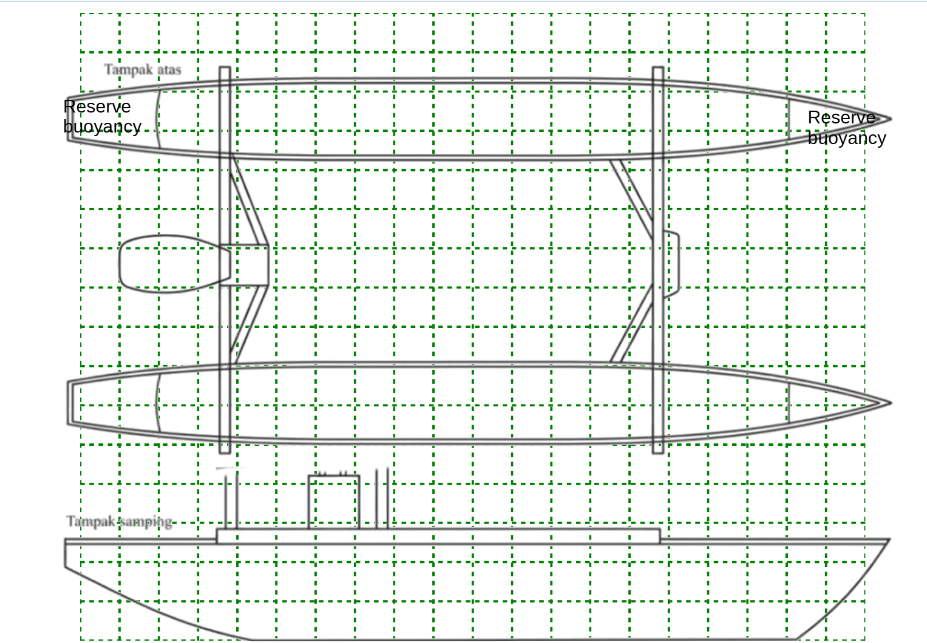
#> input picture perahu_page1.png, 927 x 643 px
$ jupyter execute --allow-errors 'Tugas hitung volume lambung kapal Oline028.ipynb'
#> lines starting #> are read from the running program, lines starting #| are printed output that depends on the picture; after the words box and inside, x2 and y2 are one past the last pixel; in counts of white or black regions, pixels touching at a corner belong together
# Perhitungan Volume Kedua Lambung Kapal

**Mata Kuliah:** Analisis Numerik
**Topik:** Perhitungan Volume
**Nama:** Oline Ola Fadhillah
**NPM:** 25083010028
**Kelas:** A

## 1. Deskripsi Permasalahan

Tugas ini menghitung **volume kedua lambung** kapal katamaran berdasarkan gambar tampak atas dan tampak samping yang diberi grid hijau putus-putus.

Ketentuan dari soal:

- Satu **dash-kosong** (satu garis hijau putus-putus + satu celah kosong) berukuran 5 + 5 cm = 10 cm.
- Lantai kapal dianggap datar (tidak ada keel), sehingga tampak depan lambung seluruhnya berbentuk persegi panjang.
- Volume *reserve buoyancy* tidak dihitung.
- Volume dihitung untuk **kedua** lambung.

Pada langkah pertama ini, gambar kapal dibaca dan ditampilkan terlebih dahulu sebagai dasar untuk seluruh pengukuran berikutnya.

[cell 1]
import matplotlib.pyplot as plt
from PIL import Image

# Membaca gambar kapal (satu folder dengan notebook ini)
gambar = Image.open("perahu_page1.png").convert("RGB")

print("Ukuran gambar (lebar x tinggi):", gambar.size, "piksel")
#| Ukuran gambar (lebar x tinggi): (927, 643) piksel

# Menampilkan gambar kapal
plt.figure(figsize=(14, 8))
plt.imshow(gambar)
plt.title("Gambar Kapal Katamaran: Tampak Atas dan Tampak Samping")
plt.axis("off")
plt.show()

### Interpretasi

Gambar berhasil dibaca dan terdiri dari dua bagian:

- **Tampak atas**: memperlihatkan kedua lambung (lambung atas dan lambung bawah). Bagian ini akan dipakai untuk mengukur *panjang* dan *lebar* lambung. Area *reserve buoyancy* berada di kedua ujung lambung dan tidak ikut dihitung.
- **Tampak samping**: memperlihatkan bentuk lambung dari samping. Bagian ini akan dipakai untuk mengukur *tinggi* lambung.

Seluruh gambar tertutup grid hijau putus-putus yang akan menjadi acuan skala pada langkah berikutnya.

## 2. Menentukan Skala Gambar

Soal hanya memberi tahu bahwa **satu dash-kosong = 5 + 5 cm = 10 cm**. Satu dash-kosong adalah satu garis hijau pendek ditambah satu celah kosong setelahnya, **bukan** jarak antar-garis grid. Karena itu, skala gambar harus dicari dari panjang satu dash-kosong dalam piksel:

$$
\text{skala (piksel/meter)} = \frac{\text{panjang 1 dash-kosong (piksel)}}{0{,}1\ \text{m}}
$$

Langkah yang dilakukan:
1. Mendeteksi piksel berwarna hijau (garis grid).
2. Menentukan posisi garis grid horizontal dan vertikal.
3. Mengukur panjang satu dash-kosong (dash + celah) dalam piksel.
4. Menghitung skala piksel per meter dan ukuran satu kotak grid.
5. Memvalidasi hasil deteksi dengan menampilkan garis grid beserta koordinat x dan y.

[cell 2]
import numpy as np

# Ukuran satu dash-kosong menurut soal: 5 cm garis + 5 cm celah
dash_kosong_cm = 5 + 5
meter_per_dash = dash_kosong_cm / 100

print(f"1 dash-kosong = {dash_kosong_cm} cm = {meter_per_dash} m")

# Mendeteksi piksel hijau (garis grid): nilai G jauh lebih besar dari R dan B
data = np.array(gambar).astype(int)
R, G, B = data[:, :, 0], data[:, :, 1], data[:, :, 2]
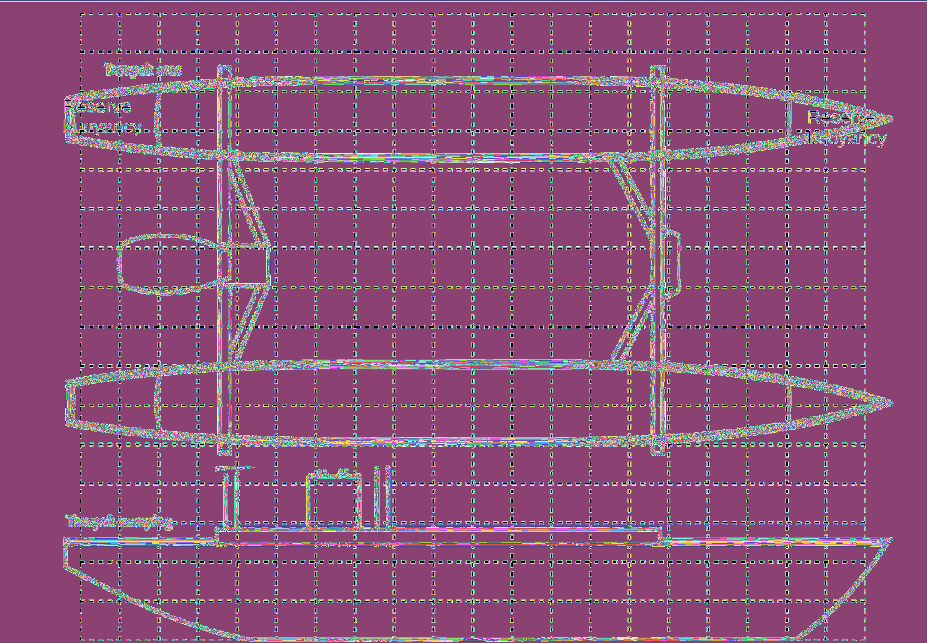
#> R: shape (643, 927) int64; 256 distinct labels, from 0 to 255; one colour per label, 0 black
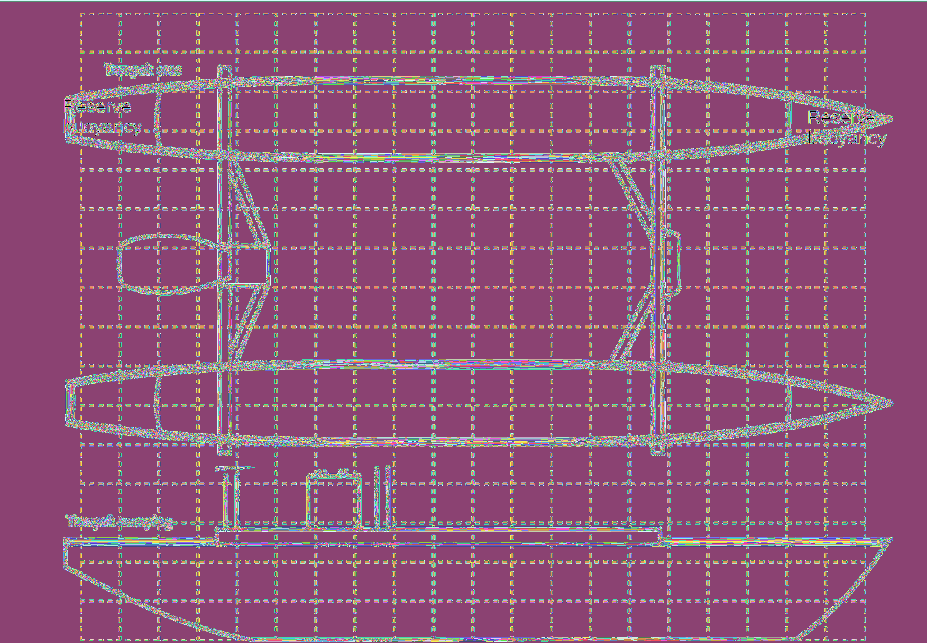
#> G: shape (643, 927) int64; 256 distinct labels, from 0 to 255; one colour per label, 0 black
#> B: shape (643, 927) int64; 256 distinct labels, from 0 to 255
mask_hijau = (G - np.maximum(R, B)) > 40
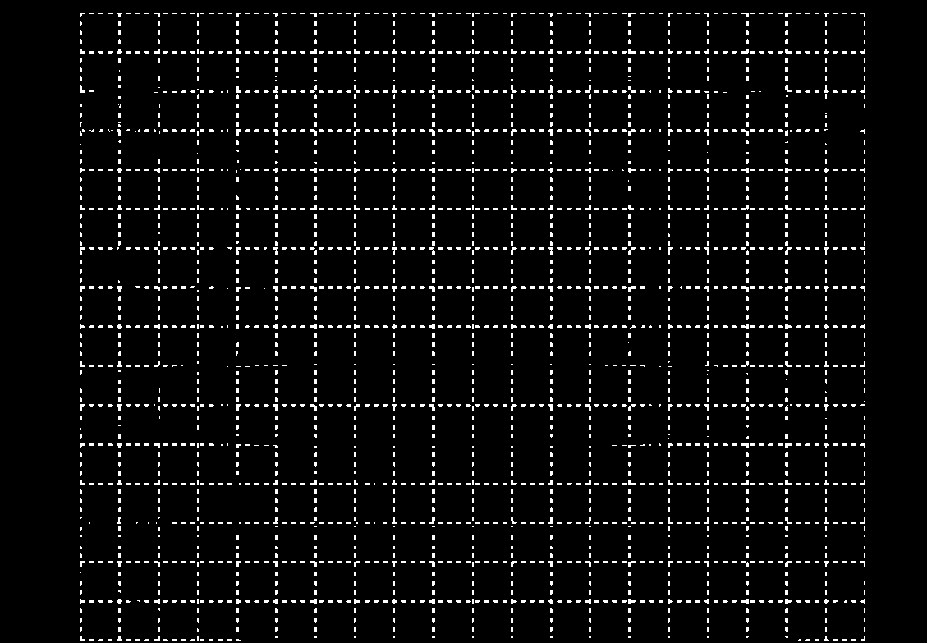
#> mask_hijau: shape (643, 927) bool; 4.8% white in thin lines or dots, all inside (x1, y1, x2, y2) = (80, 13, 865, 641)

# Jumlah piksel hijau pada setiap baris dan kolom
jumlah_hijau_baris = mask_hijau.sum(axis=1)
#> jumlah_hijau_baris = 643 values, max 443 at index 13, min 0 at index 0, mean 44.58
jumlah_hijau_kolom = mask_hijau.sum(axis=0)
#> jumlah_hijau_kolom = 927 values, max 330 at index 512, min 0 at index 0, mean 30.92

# Baris/kolom dengan piksel hijau yang banyak dianggap garis grid
kandidat_baris = np.where(jumlah_hijau_baris > 0.25 * jumlah_hijau_baris.max())[0]
#> kandidat_baris = 42 values from 13 to 640
kandidat_kolom = np.where(jumlah_hijau_kolom > 0.25 * jumlah_hijau_kolom.max())[0]
#> kandidat_kolom = 50 values from 80 to 864


# Mengelompokkan posisi piksel yang berdekatan menjadi satu garis grid
def kelompokkan_garis(posisi, jarak_maks=3):
#> called with posisi = array of shape (42,), jarak_maks = 3
    kelompok = []
    sementara = [posisi[0]]
#> sementara = [13]

    for i in range(1, len(posisi)):
        if posisi[i] - posisi[i - 1] <= jarak_maks:
            sementara.append(posisi[i])
        else:
            kelompok.append(sementara)
            sementara = [posisi[i]]
#> this loop made 41 passes
#> sementara on passes 1, 4, 7, 10, 12, 14, 17, 20: [51], [90], [129], [169], [208], [247], [286], [325]
#> after the loop, kelompok = [[13], [51, 52, 53], [90, 91, 92], [129, 130, 131], [169, 170], [208, 209], [247, 248, 249], [286, 287, 288], [325, 326, 327], [365, 366], [404, 405, 406], [443, 444, 445], [483, 484], [522, 523], [561, 562], [600, 601, 602]]

    kelompok.append(sementara)

    # Titik tengah setiap kelompok = posisi garis
    return np.array([np.mean(k) for k in kelompok])


garis_horizontal = kelompokkan_garis(kandidat_baris)
#> garis_horizontal = 17 values from 13 to 639.5
garis_vertikal = kelompokkan_garis(kandidat_kolom)
#> the loop in kelompokkan_garis (call 2), `for i in range(1, len(posisi)):` made 49 passes
#> sementara on passes 2, 5, 7, 9, 12, 15, 18, 20: [118], [158], [197], [236], [275], [314], [354], [393]
#> garis_vertikal = 21 values from 80.5 to 864

jarak_horizontal = np.diff(garis_horizontal)
#> jarak_horizontal = [39, 39, 39, 39.5, 39, 39.5, 39, 39, 39.5, 39.5, 39, 39.5, 39, 39, 39.5, 38.5]
jarak_vertikal = np.diff(garis_vertikal)
#> jarak_vertikal = 20 values, max 39.5 at index 1, min 38.5 at index 0, mean 39.17

print("Jumlah garis horizontal :", len(garis_horizontal))
#| Jumlah garis horizontal : 17
print("Jumlah garis vertikal   :", len(garis_vertikal))
#| Jumlah garis vertikal   : 21
print("Jarak antar garis horizontal (px):", np.round(jarak_horizontal, 1))
#| Jarak antar garis horizontal (px): [39.  39.  39.  39.5 39.  39.5 39.  39.  39.5 39.5 39.  39.5 39.  39.
#|  39.5 38.5]
print("Jarak antar garis vertikal (px)  :", np.round(jarak_vertikal, 1))
#| Jarak antar garis vertikal (px)  : [38.5 39.5 39.  39.5 39.  39.  39.5 39.  39.5 39.5 39.  39.5 38.5 39.5
#|  39.5 39.  39.5 39.  39.5 38.5]


# Mengukur panjang satu dash-kosong (dash + celah) dalam piksel:
# awal setiap dash = piksel hijau yang berubah dari False ke True
def periode_dash(mask, posisi_garis, arah):
#> called with posisi_garis = array of shape (17,), arah = 'horizontal'
    semua = []

    for p in posisi_garis:
        p = int(round(p))

        if arah == "vertikal":      # garis vertikal -> dash berjalan sepanjang sumbu y
            profil = mask[:, max(p - 1, 0):p + 2].any(axis=1)
        else:                       # garis horizontal -> dash berjalan sepanjang sumbu x
            profil = mask[max(p - 1, 0):p + 2, :].any(axis=0)

        awal = np.where(profil[1:] & ~profil[:-1])[0] + 1
        semua.extend(np.diff(awal))
#> this loop made 17 passes
#> p on passes 1 to 8: 13, 52, 91, 130, 170, 208, 248, 287
#> after the loop, semua = 1316 values, max 562 at index 1308, min 2 at index 249, mean 10.07

    semua = np.array(semua)

    # Buang selisih yang menyimpang jauh (misalnya di titik pertemuan garis)
    pusat = np.median(semua)
#> pusat = 9
    bersih = semua[np.abs(semua - pusat) < 0.2 * pusat]
#> bersih = 1149 values, max 10 at index 2, min 8 at index 28, mean 9.16

    return bersih.mean(), len(bersih)


pixel_per_dash_x, n_x = periode_dash(mask_hijau, garis_horizontal, "horizontal")
#> pixel_per_dash_x = 9.16; n_x = 1149
pixel_per_dash_y, n_y = periode_dash(mask_hijau, garis_vertikal, "vertikal")
#> the loop in periode_dash (call 2), `for p in posisi_garis:` made 21 passes
#> p on passes 1 to 8: 80, 119, 158, 198, 237, 276, 315, 354
#> pixel_per_dash_y = 9.12; n_y = 1119
pixel_per_dash = (pixel_per_dash_x + pixel_per_dash_y) / 2
#> pixel_per_dash = 9.14

# Skala gambar
pixel_per_meter = pixel_per_dash / meter_per_dash
#> pixel_per_meter = 91.4
meter_per_pixel = 1 / pixel_per_meter
#> meter_per_pixel = 0.0109

# Ukuran satu kotak grid
pixel_per_kotak_x = np.median(jarak_vertikal)
#> pixel_per_kotak_x = 39.25
pixel_per_kotak_y = np.median(jarak_horizontal)
#> pixel_per_kotak_y = 39

print(f"\n1 dash-kosong arah X : {pixel_per_dash_x:.2f} px (dari {n_x} dash)")
#| 1 dash-kosong arah X : 9.16 px (dari 1149 dash)
print(f"1 dash-kosong arah Y : {pixel_per_dash_y:.2f} px (dari {n_y} dash)")
#| 1 dash-kosong arah Y : 9.12 px (dari 1119 dash)
print(f"Rata-rata            : {pixel_per_dash:.2f} px = {meter_per_dash} m")
#| Rata-rata            : 9.14 px = 0.1 m
print(f"Skala gambar         : {pixel_per_meter:.2f} px/m")
#| Skala gambar         : 91.40 px/m
print(f"1 kotak grid arah X  : {pixel_per_kotak_x:.2f} px = {pixel_per_kotak_x * meter_per_pixel:.3f} m "
      f"= {pixel_per_kotak_x / pixel_per_dash:.2f} dash-kosong")
#| 1 kotak grid arah X  : 39.25 px = 0.429 m = 4.29 dash-kosong
print(f"1 kotak grid arah Y  : {pixel_per_kotak_y:.2f} px = {pixel_per_kotak_y * meter_per_pixel:.3f} m "
      f"= {pixel_per_kotak_y / pixel_per_dash:.2f} dash-kosong")
#| 1 kotak grid arah Y  : 39.00 px = 0.427 m = 4.27 dash-kosong


# Validasi: garis grid yang terdeteksi digambar di atas gambar asli, lengkap dengan nomor garis
fig, ax = plt.subplots(figsize=(14, 8))
ax.imshow(gambar)

for x in garis_vertikal:
    ax.axvline(x, color="red", linewidth=0.6, alpha=0.6)
#> this loop made 21 passes
#> x on passes 1 to 8: 80.5, 119, 158.5, 197.5, 237, 276, 315, 354.5
for y in garis_horizontal:
    ax.axhline(y, color="red", linewidth=0.6, alpha=0.6)
#> this loop made 17 passes

# Koordinat = nomor garis grid (dimulai dari 0), tick tepat pada garis grid
ax.set_xticks(garis_vertikal)
ax.set_xticklabels(range(len(garis_vertikal)))
ax.set_yticks(garis_horizontal)
ax.set_yticklabels(range(len(garis_horizontal)))
ax.tick_params(labeltop=True, labelright=True)

ax.set_xlabel("Nomor garis vertikal (x)")
ax.set_ylabel("Nomor garis horizontal (y)")
ax.set_title("Validasi Deteksi Garis Grid dengan Koordinat")
plt.show()
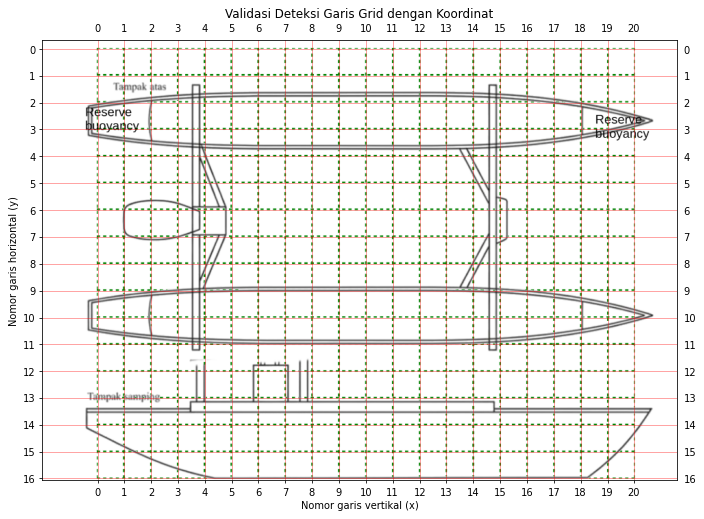
#> figure drawn by matplotlib, 1 panel

### Interpretasi

Deteksi menemukan **21 garis vertikal** (bernomor 0 sampai 20) dan **17 garis horizontal** (bernomor 0 sampai 16), sehingga grid terdiri dari 20 × 16 kotak. Jarak antar-garisnya hampir seragam, jadi gambar tidak miring atau terdistorsi dan satu skala bisa dipakai untuk seluruh gambar.

Panjang satu dash-kosong diukur langsung dari ribuan dash pada garis grid, dan hasilnya hampir sama pada arah X dan Y. Rata-ratanya dijadikan acuan bahwa panjang tersebut setara **0,1 m**, sehingga diperoleh skala piksel per meter. Nilai piksel pada output bergantung pada resolusi `perahu_page1.png`, tetapi perbandingannya tetap.

Satu kotak grid ternyata berisi sekitar **4,3 dash-kosong**, jadi ukurannya sekitar **0,43 m**, bukan 0,1 m. Skala inilah yang dipakai untuk mengubah piksel menjadi meter pada pengukuran panjang, lebar, dan tinggi lambung.

Pada plot validasi, setiap garis grid diberi nomor pada sumbu x (0 sampai 20) dan sumbu y (0 sampai 16). Nomor ini memudahkan membaca posisi bagian kapal pada gambar. Dari plot terlihat lambung pada tampak atas berada di sekitar garis y ke-2 sampai 4 (lambung atas) dan ke-9 sampai 11 (lambung bawah), sedangkan tampak samping berada di sekitar garis y ke-13 sampai 16.

## 3. Menghitung Panjang Lambung

Panjang lambung yang dihitung adalah bagian **di antara dua garis lengkung pembatas *reserve buoyancy*** (buritan di kiri dan haluan di kanan), karena volume *reserve buoyancy* tidak ikut dihitung.

Langkah yang dilakukan:
1. Menentukan perkiraan posisi kedua garis batas dari nomor garis grid pada plot Step 2 (sekitar garis x ke-2 dan ke-18).
2. Mencari posisi garis batas yang sebenarnya (dalam piksel) di sekitar perkiraan tersebut, pada garis tengah masing-masing lambung.
3. Menghitung panjang lambung:

$$
P = (x_{kanan} - x_{kiri}) \times \text{meter per piksel}
$$

4. Memvalidasi batas yang ditemukan dengan menggambarkannya di atas gambar kapal.

[cell 3]
# Piksel gelap = garis gambar kapal (abu-abu/hitam), bukan garis hijau grid atau teks berwarna
gelap = (
    (data.max(axis=2) < 170) &
    (np.abs(R - G) < 30) &
    (np.abs(G - B) < 30)
)
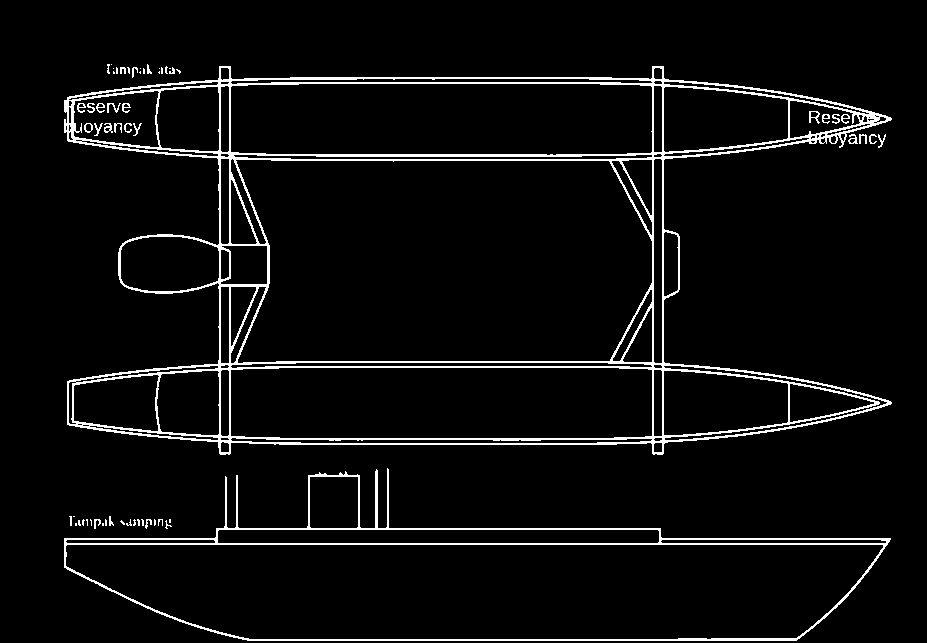
#> gelap: shape (643, 927) bool; 5% white in thin lines or dots, all inside (x1, y1, x2, y2) = (64, 64, 892, 641)

# Perkiraan awal posisi batas reserve buoyancy (nomor garis grid, dari pengamatan plot Step 2)
grid_kiri_perkiraan = 2
grid_kanan_perkiraan = 18

# Daerah baris (sumbu y) tempat tiap lambung berada, dinyatakan dengan nomor garis horizontal
daerah_lambung = {
    "Lambung 1": (garis_horizontal[1], garis_horizontal[4]),
    "Lambung 2": (garis_horizontal[8], garis_horizontal[12]),
}
#> daerah_lambung = {'Lambung 1': (52, 169.5), 'Lambung 2': (326, 483.5)}

# Pertengahan badan lambung (garis x ke-10) dipakai untuk mencari tepi atas dan bawah lambung
x_tengah_badan = int(round(garis_vertikal[10]))
#> x_tengah_badan = 472
#> (the rest of the program and of its run is left out)
